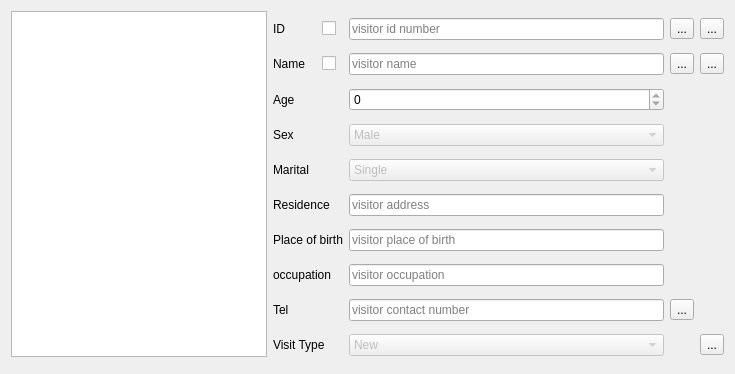
<?xml version="1.0" encoding="UTF-8"?>
<ui version="4.0">
 <class>remoteAssist</class>
 <widget class="QDialog" name="remoteAssist">
  <property name="geometry">
   <rect>
    <x>0</x>
    <y>0</y>
    <width>735</width>
    <height>374</height>
   </rect>
  </property>
  <property name="windowTitle">
   <string>Remote Assistant</string>
  </property>
  <layout class="QGridLayout" name="gridLayout_2">
   <item row="0" column="2" rowspan="2">
    <layout class="QGridLayout" name="gridLayout">
     <item row="5" column="0" colspan="3">
      <widget class="QLabel" name="label_4">
       <property name="text">
        <string>Residence</string>
       </property>
      </widget>
     </item>
     <item row="0" column="7">
      <widget class="QToolButton" name="loadID">
       <property name="text">
        <string>...</string>
       </property>
       <property name="icon">
        <iconset>
         <normaloff>:/Graphics/forward</normaloff>:/Graphics/forward</iconset>
       </property>
      </widget>
     </item>
     <item row="8" column="0" colspan="3">
      <widget class="QLabel" name="label_8">
       <property name="text">
        <string>Tel</string>
       </property>
      </widget>
     </item>
     <item row="3" column="5">
      <widget class="QComboBox" name="_sex">
       <property name="enabled">
        <bool>false</bool>
       </property>
       <item>
        <property name="text">
         <string>Male</string>
        </property>
       </item>
       <item>
        <property name="text">
         <string>Female</string>
        </property>
       </item>
      </widget>
     </item>
     <item row="4" column="5">
      <widget class="QComboBox" name="_martital">
       <property name="enabled">
        <bool>false</bool>
       </property>
       <item>
        <property name="text">
         <string>Single</string>
        </property>
       </item>
       <item>
        <property name="text">
         <string>Married</string>
        </property>
       </item>
       <item>
        <property name="text">
         <string>Widdowed</string>
        </property>
       </item>
       <item>
        <property name="text">
         <string>Devorced</string>
        </property>
       </item>
      </widget>
     </item>
     <item row="7" column="5">
      <widget class="QLineEdit" name="_occu">
       <property name="readOnly">
        <bool>true</bool>
       </property>
       <property name="placeholderText">
        <string>visitor occupation</string>
       </property>
      </widget>
     </item>
     <item row="7" column="0" colspan="3">
      <widget class="QLabel" name="label_7">
       <property name="text">
        <string>occupation</string>
       </property>
      </widget>
     </item>
     <item row="6" column="5">
      <widget class="QLineEdit" name="_pob">
       <property name="readOnly">
        <bool>true</bool>
       </property>
       <property name="placeholderText">
        <string>visitor place of birth </string>
       </property>
      </widget>
     </item>
     <item row="6" column="0" colspan="3">
      <widget class="QLabel" name="label_5">
       <property name="text">
        <string>Place of birth</string>
       </property>
      </widget>
     </item>
     <item row="9" column="5">
      <widget class="QComboBox" name="_visitType">
       <property name="enabled">
        <bool>false</bool>
       </property>
       <item>
        <property name="text">
         <string>New</string>
        </property>
       </item>
       <item>
        <property name="text">
         <string>Follow 1</string>
        </property>
       </item>
       <item>
        <property name="text">
         <string>Follow 2</string>
        </property>
       </item>
       <item>
        <property name="text">
         <string>Follow 3</string>
        </property>
       </item>
       <item>
        <property name="text">
         <string>Follow 4 </string>
        </property>
       </item>
       <item>
        <property name="text">
         <string>Free</string>
        </property>
       </item>
      </widget>
     </item>
     <item row="5" column="5">
      <widget class="QLineEdit" name="_residence">
       <property name="readOnly">
        <bool>true</bool>
       </property>
       <property name="placeholderText">
        <string>visitor address</string>
       </property>
      </widget>
     </item>
     <item row="8" column="5">
      <widget class="QLineEdit" name="_tel">
       <property name="readOnly">
        <bool>true</bool>
       </property>
       <property name="placeholderText">
        <string>visitor contact number</string>
       </property>
      </widget>
     </item>
     <item row="0" column="0" colspan="2">
      <widget class="QLabel" name="label">
       <property name="text">
        <string>ID</string>
       </property>
      </widget>
     </item>
     <item row="9" column="0" colspan="3">
      <widget class="QLabel" name="label_9">
       <property name="text">
        <string>Visit Type</string>
       </property>
      </widget>
     </item>
     <item row="2" column="5">
      <widget class="QSpinBox" name="_age">
       <property name="readOnly">
        <bool>true</bool>
       </property>
      </widget>
     </item>
     <item row="1" column="5">
      <widget class="QLineEdit" name="_name">
       <property name="readOnly">
        <bool>true</bool>
       </property>
       <property name="placeholderText">
        <string>visitor name</string>
       </property>
      </widget>
     </item>
     <item row="2" column="0" colspan="2">
      <widget class="QLabel" name="label_3">
       <property name="text">
        <string>Age</string>
       </property>
      </widget>
     </item>
     <item row="0" column="5">
      <widget class="QLineEdit" name="_id">
       <property name="readOnly">
        <bool>true</bool>
       </property>
       <property name="placeholderText">
        <string>visitor id number</string>
       </property>
      </widget>
     </item>
     <item row="1" column="0" colspan="2">
      <widget class="QLabel" name="label_2">
       <property name="text">
        <string>Name</string>
       </property>
      </widget>
     </item>
     <item row="4" column="0" colspan="3">
      <widget class="QLabel" name="label_6">
       <property name="text">
        <string>Marital</string>
       </property>
      </widget>
     </item>
     <item row="1" column="7">
      <widget class="QToolButton" name="loadName">
       <property name="text">
        <string>...</string>
       </property>
       <property name="icon">
        <iconset>
         <normaloff>:/Graphics/forward</normaloff>:/Graphics/forward</iconset>
       </property>
      </widget>
     </item>
     <item row="3" column="0" colspan="3">
      <widget class="QLabel" name="label_10">
       <property name="text">
        <string>Sex</string>
       </property>
      </widget>
     </item>
     <item row="9" column="7">
      <widget class="QToolButton" name="reload">
       <property name="text">
        <string>...</string>
       </property>
       <property name="icon">
        <iconset>
         <normaloff>:/Graphics/refresh</normaloff>:/Graphics/refresh</iconset>
       </property>
      </widget>
     </item>
     <item row="0" column="6">
      <widget class="QToolButton" name="searchByID">
       <property name="text">
        <string>...</string>
       </property>
       <property name="icon">
        <iconset>
         <normaloff>:/Graphics/search</normaloff>:/Graphics/search</iconset>
       </property>
      </widget>
     </item>
     <item row="1" column="6">
      <widget class="QToolButton" name="searchByName">
       <property name="text">
        <string>...</string>
       </property>
       <property name="icon">
        <iconset>
         <normaloff>:/Graphics/search</normaloff>:/Graphics/search</iconset>
       </property>
      </widget>
     </item>
     <item row="8" column="6">
      <widget class="QToolButton" name="searchByTel">
       <property name="text">
        <string>...</string>
       </property>
       <property name="icon">
        <iconset>
         <normaloff>:/Graphics/search</normaloff>:/Graphics/search</iconset>
       </property>
      </widget>
     </item>
     <item row="0" column="2">
      <widget class="QCheckBox" name="id_check">
       <property name="text">
        <string/>
       </property>
       <property name="checkable">
        <bool>true</bool>
       </property>
       <property name="tristate">
        <bool>false</bool>
       </property>
      </widget>
     </item>
     <item row="1" column="2">
      <widget class="QCheckBox" name="name_check">
       <property name="text">
        <string/>
       </property>
       <property name="checkable">
        <bool>true</bool>
       </property>
       <property name="tristate">
        <bool>false</bool>
       </property>
      </widget>
     </item>
    </layout>
   </item>
   <item row="0" column="0" colspan="2">
    <widget class="QTableView" name="visitorsTableView">
     <property name="sizePolicy">
      <sizepolicy hsizetype="Preferred" vsizetype="Expanding">
       <horstretch>0</horstretch>
       <verstretch>0</verstretch>
      </sizepolicy>
     </property>
     <property name="alternatingRowColors">
      <bool>true</bool>
     </property>
     <property name="selectionBehavior">
      <enum>QAbstractItemView::SelectRows</enum>
     </property>
     <property name="textElideMode">
      <enum>Qt::ElideLeft</enum>
     </property>
     <property name="sortingEnabled">
      <bool>true</bool>
     </property>
     <attribute name="verticalHeaderDefaultSectionSize">
      <number>20</number>
     </attribute>
    </widget>
   </item>
  </layout>
 </widget>
 <resources/>
 <connections/>
</ui>
